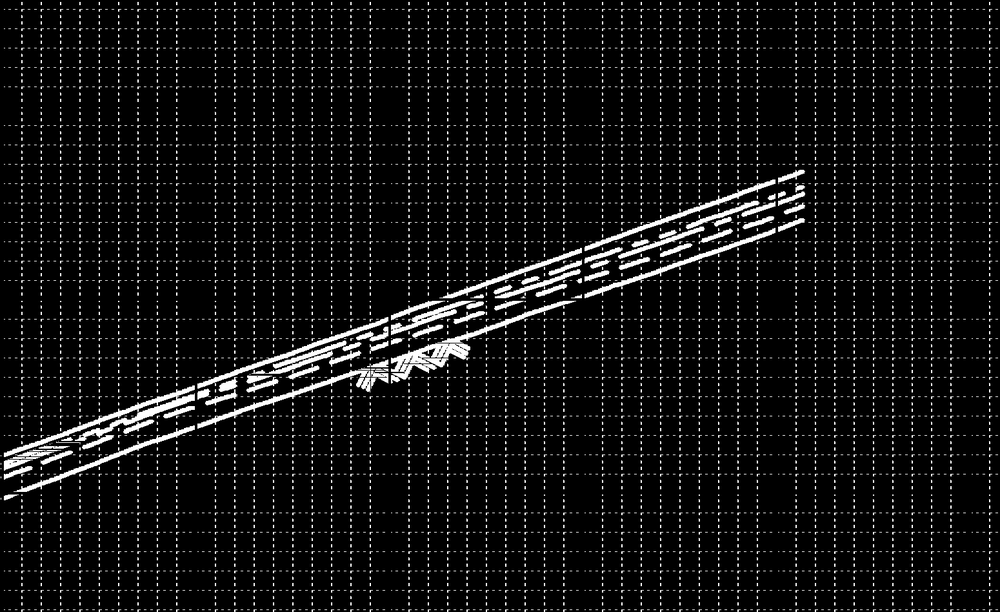
#> input picture poc/pdf_profile_extraction/output/page_4_profile_region.png, 1000 x 612 px, shrunk from 1550 x 948 before the run
$ python calibrate_grid_scale.py
#> lines starting #> are read from the running program, lines starting #| are printed output that depends on the picture; after the words box and inside, x2 and y2 are one past the last pixel; in counts of white or black regions, pixels touching at a corner belong together; long printed decimals are rounded
import cv2
import numpy as np
from pathlib import Path

base = Path(__file__).parent

input_path = base / "output" / "page_4_profile_region.png"
output_path = base / "output" / "page_4_scale_calibration.png"

image = cv2.imread(str(input_path), cv2.IMREAD_GRAYSCALE)
#> image is the input picture: shape (612, 1000); min 0, max 255, mean 17.5

if image is None:
    raise FileNotFoundError(f"Could not load {input_path}")

height, width = image.shape
#> height = 612; width = 1000

# ------------------------------------------------------------
# FEMA PANEL 135P
#
# From the source panel:
#
# Major vertical grid spacing = 500 station feet
# Major horizontal grid spacing = 10 elevation feet
#
# The cropped image still contains the regular FEMA grid.
#
# Rather than assuming pixels-per-grid-box, detect the dominant
# repeating grid period directly from the image.
# ------------------------------------------------------------

darkness = 255 - image
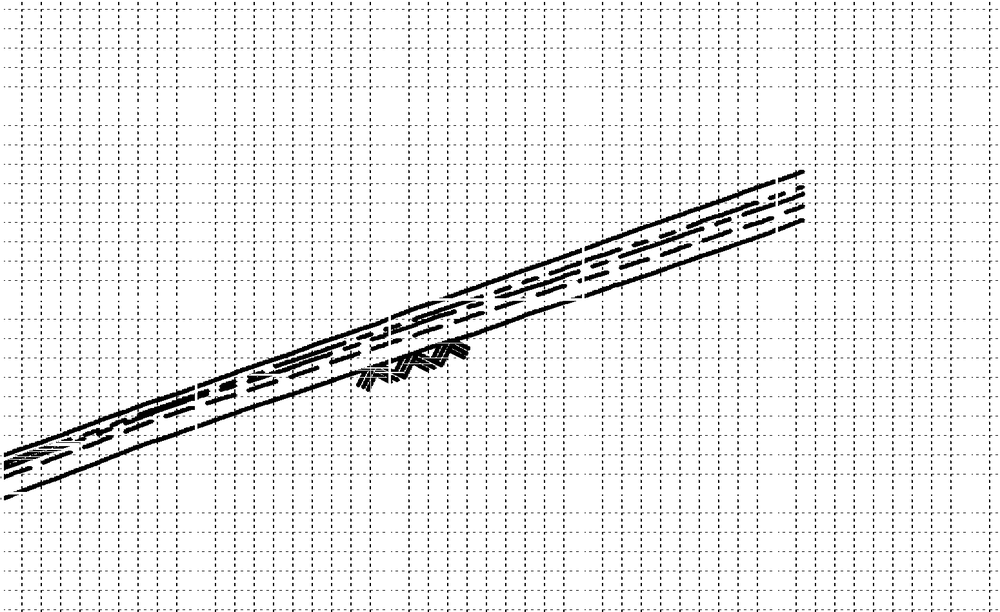
#> darkness: shape (612, 1000); min 0, max 255, mean 237.5

vertical_signal = np.mean(darkness, axis=0)
#> vertical_signal = 1000 values, max 255 at index 2, min 134.5 at index 428, mean 237.5
horizontal_signal = np.mean(darkness, axis=1)
#> horizontal_signal = 612 values, max 255 at index 0, min 170.5 at index 377, mean 237.5


def autocorrelation_period(signal, min_period, max_period):
    """
    Find the strongest repeating period in a 1-D image projection.
    """
#> called with signal = array of shape (1000,), min_period = 10, max_period = 100

    signal = signal.astype(np.float64)
#> signal has the same summary as vertical_signal outside autocorrelation_period
    signal -= np.mean(signal)
#> signal = 1000 values, max 17.49 at index 2, min -103 at index 428, mean -6.59e-15

    correlation = np.correlate(
        signal,
        signal,
        mode="full"
    )
#> correlation = 1999 values, max 565116.9 at index 999, min -88432.8 at index 970, mean -2.91e-13

    correlation = correlation[len(correlation) // 2:]
#> correlation = 1000 values, max 565116.9 at index 0, min -88432.8 at index 29, mean 282.6

    search = correlation[min_period:max_period + 1]
#> search = 91 values, max 448232 at index 48, min -88432.8 at index 19, mean 10750.7

    best_offset = int(np.argmax(search))
#> best_offset = 48

    return min_period + best_offset


# Fine FEMA grid spacing should be somewhere in these broad ranges.
vertical_fine_period = autocorrelation_period(
    vertical_signal,
    min_period=10,
    max_period=100
)
#> vertical_fine_period = 58

horizontal_fine_period = autocorrelation_period(
    horizontal_signal,
    min_period=10,
    max_period=100
)
#> horizontal_fine_period = 19

print(f"Image size: {width} x {height}")
#| Image size: 1000 x 612
print()

print(
    f"Detected vertical fine-grid period: "
    f"{vertical_fine_period} px"
)
#| Detected vertical fine-grid period: 58 px

print(
    f"Detected horizontal fine-grid period: "
    f"{horizontal_fine_period} px"
)
#| Detected horizontal fine-grid period: 19 px

# ------------------------------------------------------------
# Major FEMA grid
#
# From the visible FEMA sheet:
# 5 fine divisions = 1 major division.
# ------------------------------------------------------------

vertical_major_period = vertical_fine_period * 5
#> vertical_major_period = 290
horizontal_major_period = horizontal_fine_period * 5
#> horizontal_major_period = 95

print()
print(
    f"Estimated vertical major-grid period: "
    f"{vertical_major_period} px"
)
#| Estimated vertical major-grid period: 290 px

print(
    f"Estimated horizontal major-grid period: "
    f"{horizontal_major_period} px"
)
#| Estimated horizontal major-grid period: 95 px

# ------------------------------------------------------------
# Convert detected pixel spacing to engineering scale.
# ------------------------------------------------------------

STATION_PER_MAJOR_GRID = 500.0
ELEVATION_PER_MAJOR_GRID = 10.0

station_per_pixel = (
    STATION_PER_MAJOR_GRID / vertical_major_period
)
#> station_per_pixel = 1.72

elevation_per_pixel = (
    ELEVATION_PER_MAJOR_GRID / horizontal_major_period
)
#> elevation_per_pixel = 0.105

print()
print(
    f"Calculated station scale: "
    f"{station_per_pixel:.6f} ft/pixel"
)
#| Calculated station scale: 1.724 ft/pixel

print(
    f"Calculated elevation scale: "
    f"{elevation_per_pixel:.6f} ft/pixel"
)
#| Calculated elevation scale: 0.1053 ft/pixel

# ------------------------------------------------------------
# Diagnostic overlay
# ------------------------------------------------------------

overlay = cv2.cvtColor(image, cv2.COLOR_GRAY2BGR)

# Draw vertical detected major spacing from image center.
center_x = width // 2
#> center_x = 500

for direction in (-1, 1):

    x = center_x

    while 0 <= x < width:

        cv2.line(
            overlay,
            (int(x), 0),
            (int(x), height - 1),
            (0, 0, 255),
            2
        )

        x += direction * vertical_major_period
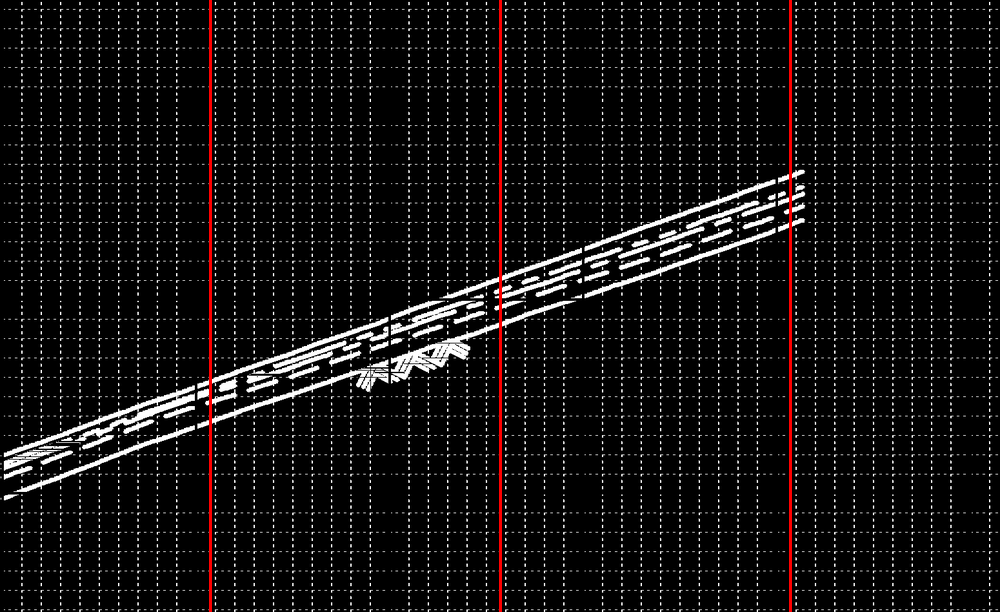
#> overlay: shape (612, 1000, 3); 0.9% of pixels changed, all inside (x1, y1, x2, y2) = (209, 0, 792, 612)


# Draw horizontal detected major spacing from image center.
center_y = height // 2
#> center_y = 306

for direction in (-1, 1):

    y = center_y

    while 0 <= y < height:

        cv2.line(
            overlay,
            (0, int(y)),
            (width - 1, int(y)),
            (0, 255, 0),
            2
        )

        y += direction * horizontal_major_period
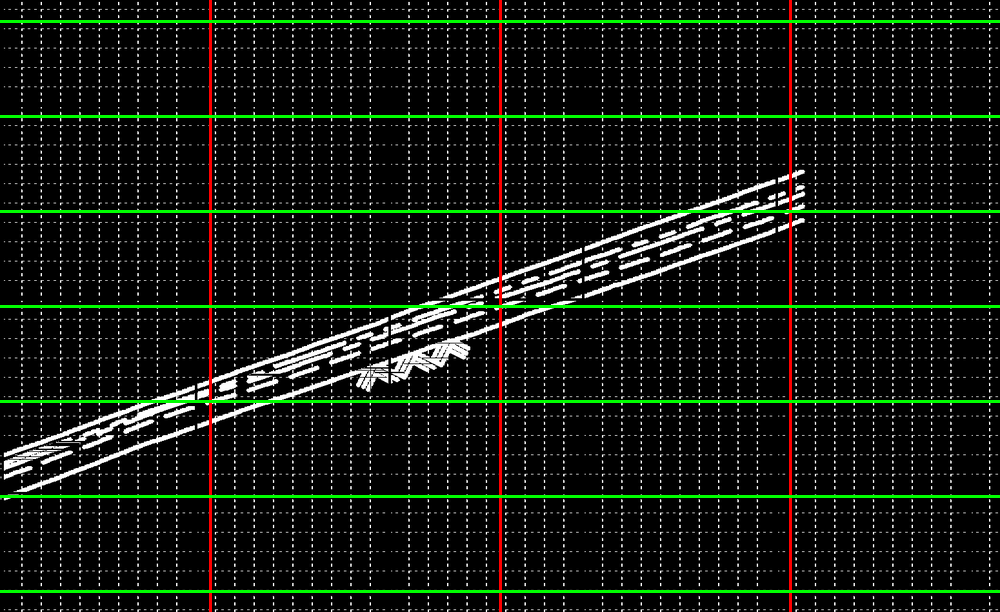
#> overlay: shape (612, 1000, 3); 3.43% of pixels changed, all inside (x1, y1, x2, y2) = (0, 20, 1000, 593)


cv2.imwrite(str(output_path), overlay)

print()
print(f"Saved diagnostic image:")
print(output_path)
